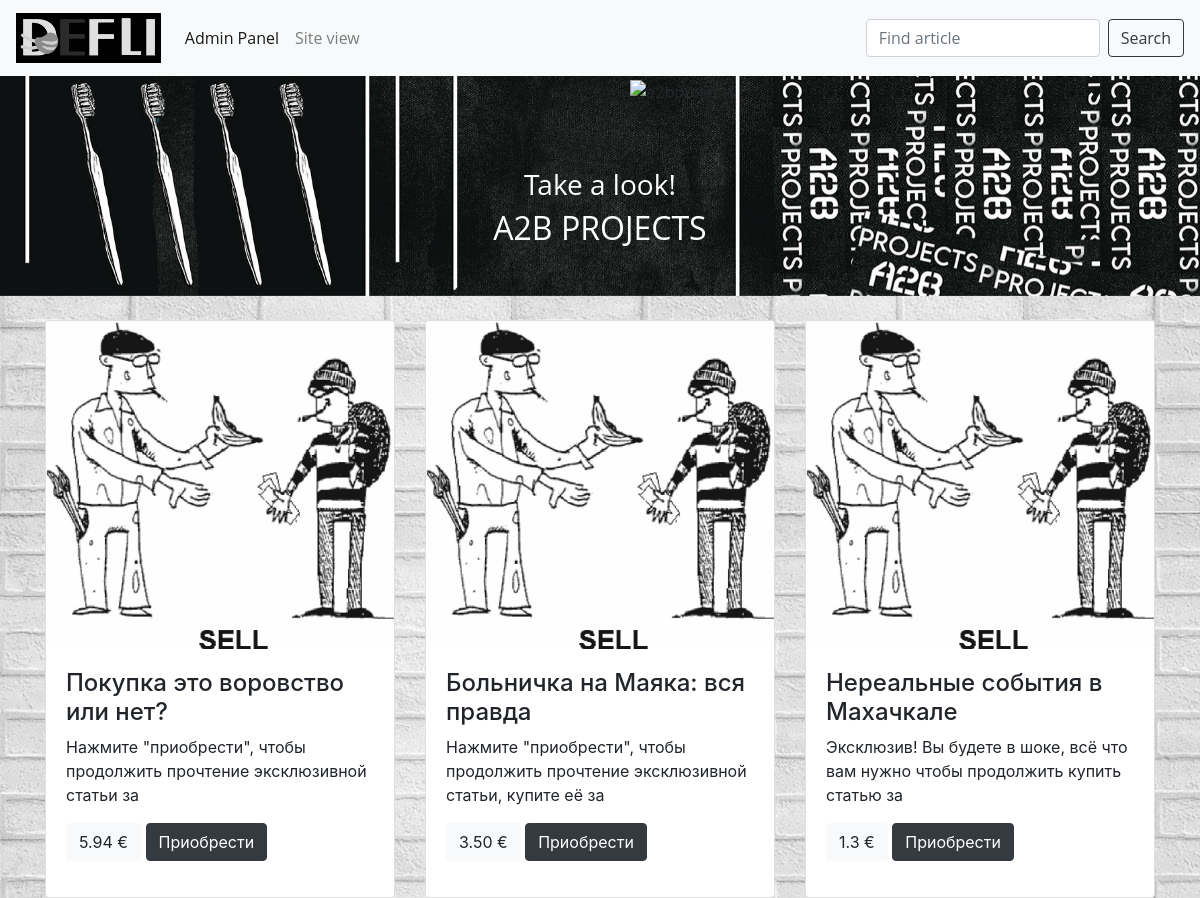
The page /cms/site.php on the database its author committed.
### tables this page shows
CREATE TABLE `cards` (
  `id` int(11) NOT NULL,
  `title` varchar(255) DEFAULT NULL,
  `price` text DEFAULT NULL,
  `description` text DEFAULT NULL
);

### cms/site.php (the view, shortened to what this page needs)
<?php
require_once 'config/connect.php';
?>
<!DOCTYPE html>
<html>
<head>
<link rel="stylesheet" href="../css/bootstrap.min.css" />
</head>
<body class="bg_wall">
<?php include "blocks/menu2.php"; ?>
<?php include "blocks/adversiting.php"; ?>
<img src="photos/gif.gif" class="gifgift" alt="a2bprojects" href="#">
<div class="container">
<div class="row">
<?php
$result = mysqli_query($link, "SELECT * FROM cards WHERE id > 1");
                while($stroka=mysqli_fetch_assoc($result)){
                    echo '<div class="col-4">
                    <div class="card">
                    <img src="photos/example.png" class="card-img-top" alt="">
                    <div class="card-body">
                    <h4>'.$stroka['title'].'</h4>
                    <p class="card-text">'.$stroka['description'].'</p>
					<p class="card-text btn btn-light">' .$stroka['price'].' € </p>
					<p href="#" class="btn btn-dark">Приобрести</p>
                    </div>
                    </div>
                    </div>';
                }
?>
</div>
</div>
</body>
</html>

### cms/blocks/menu2.php
<nav class="navbar navbar-expand-lg navbar-light bg-light font4">
  <a class="navbar-brand scale" ><img src="photos/logo2.png" height="50px"></a>
  <div class="collapse navbar-collapse" id="navbarSupportedContent">
    <ul class="navbar-nav mr-auto">
      <li class="nav-item active">
        <a class="nav-link" href="index.php">Admin Panel <span class="sr-only">(current)</span></a>
      </li>
      <li class="nav-item">
        <a class="nav-link" href="site.php">Site view</a>
      </li>
    </ul>
    <form class="form-inline my-2 my-lg-0">
      <input class="form-control mr-sm-2" type="search" placeholder="Find article" aria-label="Search">
      <button class="btn btn-outline-dark my-2 my-sm-0" type="submit">Search</button>
    </form>
  </div>
</nav>

### cms/blocks/adversiting.php
<section id="adversiting" class="section">
<div id="carouselExampleSlidesOnly" class="carousel slide" data-ride="carousel">
  <div class="carousel-inner">
    <div class="carousel-item active">
        <img src="photos/advert.jpg" class="d-block w-100" alt="...">
    </div>
	<div class="carousel-caption d-none d-md-block">
        <h3 class="font4">Take a look!</h3>
        <h2 class="font4">A2B PROJECTS</h2>
      </div>
  </div>
</div>

### rows shown on the page
cards: title "Покупка это воровство или нет?", description "Нажмите \"приобрести\", чтобы продолжить прочтение эксклюзивной статьи за", price "5.94"
cards: title "Больничка на Маяка: вся правда", description "Нажмите \"приобрести\", чтобы продолжить прочтение эксклюзивной статьи, купите её за", price "3.50"
cards: title "Нереальные события в Махачкале", description "Эксклюзив! Вы будете в шоке, всё что вам нужно чтобы продолжить купить статью за", price "1.3"
